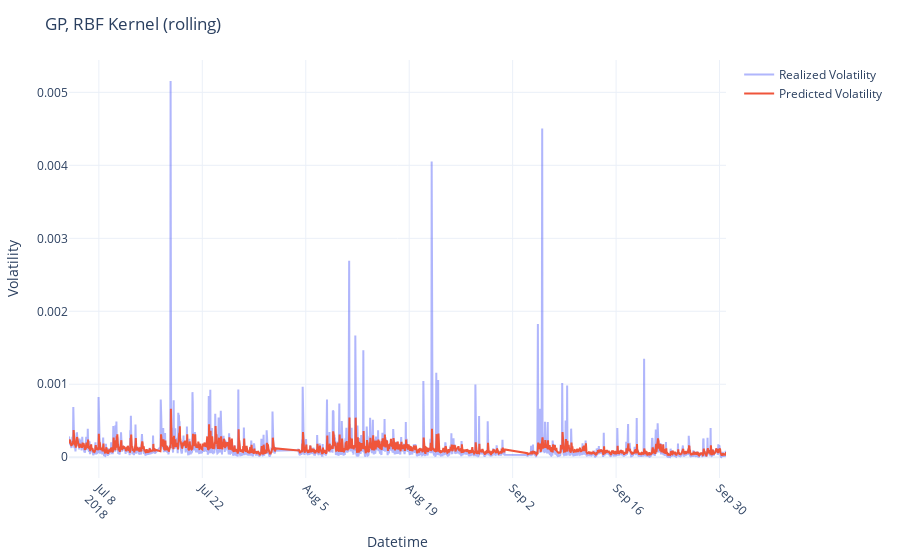

The notebook cell this image was saved under:
### Code cell
plot_preds(
    preds_dataframe=RBF_rolling_preds,
    model_name="GP, RBF Kernel",
    test_vols=test_vols,
    pred_type="rolling",
    naive=False,
)

### Figure 1 — Plotly figure (JSON) as saved in the notebook; plotly's stock layout.template omitted (floating-point values rounded to 4 significant figures; data arrays with more than 128 entries replaced by an {"elided": "..."} marker saying what was removed)
{"data": [{"mode": "lines", "name": "Realized Volatility", "opacity": 0.5, "type": "scatter", "x": {"elided": "1958 str values"}, "y": {"elided": "1958 float values"}}, {"mode": "lines", "name": "Predicted Volatility", "type": "scatter", "x": {"elided": "1958 str values"}, "y": {"elided": "1958 float values"}}], "layout": {"autosize": true, "margin": {"b": 60, "l": 60, "r": 30, "t": 60}, "title": {"text": "GP, RBF Kernel (rolling)"}, "xaxis": {"autorange": true, "nticks": 10, "range": ["2018-07-03 23:00", "2018-09-30 21:00"], "tickangle": 45, "title": {"text": "Datetime"}, "type": "date"}, "yaxis": {"autorange": true, "range": [-0.0002843, 0.005443], "title": {"text": "Volatility"}, "type": "linear"}}}
